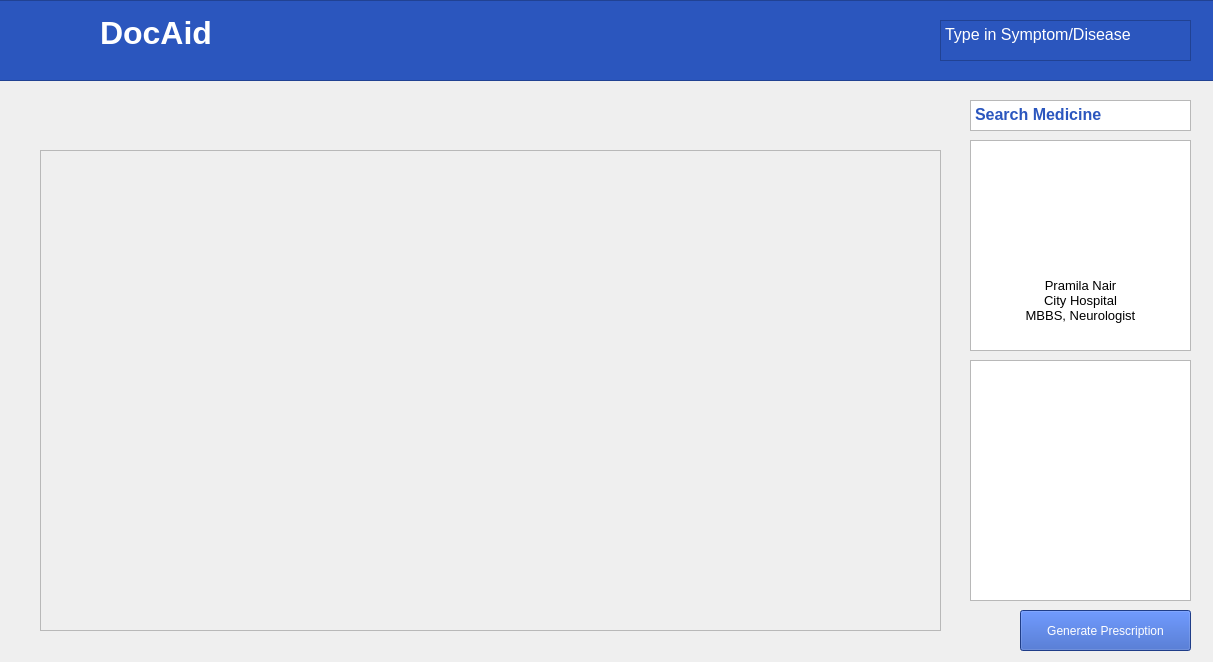
<?xml version="1.0" encoding="UTF-8"?>
<ui version="4.0">
 <class>Prescription</class>
 <widget class="QMainWindow" name="Prescription">
  <property name="geometry">
   <rect>
    <x>0</x>
    <y>0</y>
    <width>1213</width>
    <height>662</height>
   </rect>
  </property>
  <property name="windowTitle">
   <string>MainWindow</string>
  </property>
  <widget class="QWidget" name="centralwidget">
   <widget class="QTextBrowser" name="doc_data">
    <property name="geometry">
     <rect>
      <x>970</x>
      <y>140</y>
      <width>221</width>
      <height>211</height>
     </rect>
    </property>
    <property name="html">
     <string>&lt;!DOCTYPE HTML PUBLIC &quot;-//W3C//DTD HTML 4.0//EN&quot; &quot;http://www.w3.org/TR/REC-html40/strict.dtd&quot;&gt;
&lt;html&gt;&lt;head&gt;&lt;meta name=&quot;qrichtext&quot; content=&quot;1&quot; /&gt;&lt;style type=&quot;text/css&quot;&gt;
p, li { white-space: pre-wrap; }
&lt;/style&gt;&lt;/head&gt;&lt;body style=&quot; font-family:'Ubuntu'; font-size:11pt; font-weight:400; font-style:normal;&quot;&gt;
&lt;p align=&quot;center&quot; dir='rtl' style=&quot;-qt-paragraph-type:empty; margin-top:0px; margin-bottom:0px; margin-left:0px; margin-right:0px; -qt-block-indent:0; text-indent:0px; font-family:'MS Shell Dlg 2'; font-size:8.25pt;&quot;&gt;&lt;br /&gt;&lt;/p&gt;
&lt;p align=&quot;center&quot; dir='rtl' style=&quot;-qt-paragraph-type:empty; margin-top:0px; margin-bottom:0px; margin-left:0px; margin-right:0px; -qt-block-indent:0; text-indent:0px; font-family:'MS Shell Dlg 2'; font-size:10pt;&quot;&gt;&lt;br /&gt;&lt;/p&gt;
&lt;p align=&quot;center&quot; dir='rtl' style=&quot;-qt-paragraph-type:empty; margin-top:0px; margin-bottom:0px; margin-left:0px; margin-right:0px; -qt-block-indent:0; text-indent:0px; font-family:'MS Shell Dlg 2'; font-size:10pt;&quot;&gt;&lt;br /&gt;&lt;/p&gt;
&lt;p align=&quot;center&quot; dir='rtl' style=&quot;-qt-paragraph-type:empty; margin-top:0px; margin-bottom:0px; margin-left:0px; margin-right:0px; -qt-block-indent:0; text-indent:0px; font-family:'MS Shell Dlg 2'; font-size:10pt;&quot;&gt;&lt;br /&gt;&lt;/p&gt;
&lt;p align=&quot;center&quot; dir='rtl' style=&quot;-qt-paragraph-type:empty; margin-top:0px; margin-bottom:0px; margin-left:0px; margin-right:0px; -qt-block-indent:0; text-indent:0px; font-family:'MS Shell Dlg 2'; font-size:10pt;&quot;&gt;&lt;br /&gt;&lt;/p&gt;
&lt;p align=&quot;center&quot; dir='rtl' style=&quot;-qt-paragraph-type:empty; margin-top:0px; margin-bottom:0px; margin-left:0px; margin-right:0px; -qt-block-indent:0; text-indent:0px; font-family:'MS Shell Dlg 2'; font-size:10pt;&quot;&gt;&lt;br /&gt;&lt;/p&gt;
&lt;p align=&quot;center&quot; dir='rtl' style=&quot;-qt-paragraph-type:empty; margin-top:0px; margin-bottom:0px; margin-left:0px; margin-right:0px; -qt-block-indent:0; text-indent:0px; font-family:'MS Shell Dlg 2'; font-size:10pt;&quot;&gt;&lt;br /&gt;&lt;/p&gt;
&lt;p align=&quot;center&quot; dir='rtl' style=&quot;-qt-paragraph-type:empty; margin-top:0px; margin-bottom:0px; margin-left:0px; margin-right:0px; -qt-block-indent:0; text-indent:0px; font-family:'MS Shell Dlg 2'; font-size:10pt;&quot;&gt;&lt;br /&gt;&lt;/p&gt;
&lt;p align=&quot;center&quot; dir='rtl' style=&quot;-qt-paragraph-type:empty; margin-top:0px; margin-bottom:0px; margin-left:0px; margin-right:0px; -qt-block-indent:0; text-indent:0px; font-family:'MS Shell Dlg 2'; font-size:10pt;&quot;&gt;&lt;br /&gt;&lt;/p&gt;
&lt;p align=&quot;center&quot; dir='rtl' style=&quot; margin-top:0px; margin-bottom:0px; margin-left:0px; margin-right:0px; -qt-block-indent:0; text-indent:0px;&quot;&gt;&lt;span style=&quot; font-family:'MS Shell Dlg 2'; font-size:10pt;&quot;&gt;Pramila Nair&lt;/span&gt;&lt;/p&gt;
&lt;p align=&quot;center&quot; dir='rtl' style=&quot; margin-top:0px; margin-bottom:0px; margin-left:0px; margin-right:0px; -qt-block-indent:0; text-indent:0px;&quot;&gt;&lt;span style=&quot; font-family:'MS Shell Dlg 2'; font-size:10pt;&quot;&gt;City Hospital&lt;/span&gt;&lt;/p&gt;
&lt;p align=&quot;center&quot; dir='rtl' style=&quot; margin-top:0px; margin-bottom:0px; margin-left:0px; margin-right:0px; -qt-block-indent:0; text-indent:0px;&quot;&gt;&lt;span style=&quot; font-family:'MS Shell Dlg 2'; font-size:10pt;&quot;&gt;MBBS, Neurologist&lt;/span&gt;&lt;/p&gt;&lt;/body&gt;&lt;/html&gt;</string>
    </property>
   </widget>
   <widget class="QLabel" name="label">
    <property name="geometry">
     <rect>
      <x>20</x>
      <y>0</y>
      <width>71</width>
      <height>71</height>
     </rect>
    </property>
    <property name="text">
     <string/>
    </property>
    <property name="pixmap">
     <pixmap>../.designer/Downloads/DeepinScreenshot_20190821152323-removebg-preview.png</pixmap>
    </property>
   </widget>
   <widget class="QPushButton" name="pushButton_9">
    <property name="geometry">
     <rect>
      <x>1020</x>
      <y>610</y>
      <width>171</width>
      <height>41</height>
     </rect>
    </property>
    <property name="palette">
     <palette>
      <active>
       <colorrole role="Button">
        <brush brushstyle="SolidPattern">
         <color alpha="255">
          <red>43</red>
          <green>86</green>
          <blue>190</blue>
         </color>
        </brush>
       </colorrole>
       <colorrole role="Text">
        <brush brushstyle="SolidPattern">
         <color alpha="255">
          <red>255</red>
          <green>255</green>
          <blue>255</blue>
         </color>
        </brush>
       </colorrole>
       <colorrole role="ButtonText">
        <brush brushstyle="SolidPattern">
         <color alpha="255">
          <red>255</red>
          <green>255</green>
          <blue>255</blue>
         </color>
        </brush>
       </colorrole>
       <colorrole role="Base">
        <brush brushstyle="SolidPattern">
         <color alpha="255">
          <red>43</red>
          <green>86</green>
          <blue>190</blue>
         </color>
        </brush>
       </colorrole>
       <colorrole role="Window">
        <brush brushstyle="SolidPattern">
         <color alpha="255">
          <red>43</red>
          <green>86</green>
          <blue>190</blue>
         </color>
        </brush>
       </colorrole>
      </active>
      <inactive>
       <colorrole role="Button">
        <brush brushstyle="SolidPattern">
         <color alpha="255">
          <red>43</red>
          <green>86</green>
          <blue>190</blue>
         </color>
        </brush>
       </colorrole>
       <colorrole role="Text">
        <brush brushstyle="SolidPattern">
         <color alpha="255">
          <red>255</red>
          <green>255</green>
          <blue>255</blue>
         </color>
        </brush>
       </colorrole>
       <colorrole role="ButtonText">
        <brush brushstyle="SolidPattern">
         <color alpha="255">
          <red>255</red>
          <green>255</green>
          <blue>255</blue>
         </color>
        </brush>
       </colorrole>
       <colorrole role="Base">
        <brush brushstyle="SolidPattern">
         <color alpha="255">
          <red>43</red>
          <green>86</green>
          <blue>190</blue>
         </color>
        </brush>
       </colorrole>
       <colorrole role="Window">
        <brush brushstyle="SolidPattern">
         <color alpha="255">
          <red>43</red>
          <green>86</green>
          <blue>190</blue>
         </color>
        </brush>
       </colorrole>
      </inactive>
      <disabled>
       <colorrole role="Button">
        <brush brushstyle="SolidPattern">
         <color alpha="255">
          <red>43</red>
          <green>86</green>
          <blue>190</blue>
         </color>
        </brush>
       </colorrole>
       <colorrole role="Text">
        <brush brushstyle="SolidPattern">
         <color alpha="255">
          <red>120</red>
          <green>120</green>
          <blue>120</blue>
         </color>
        </brush>
       </colorrole>
       <colorrole role="ButtonText">
        <brush brushstyle="SolidPattern">
         <color alpha="255">
          <red>120</red>
          <green>120</green>
          <blue>120</blue>
         </color>
        </brush>
       </colorrole>
       <colorrole role="Base">
        <brush brushstyle="SolidPattern">
         <color alpha="255">
          <red>43</red>
          <green>86</green>
          <blue>190</blue>
         </color>
        </brush>
       </colorrole>
       <colorrole role="Window">
        <brush brushstyle="SolidPattern">
         <color alpha="255">
          <red>43</red>
          <green>86</green>
          <blue>190</blue>
         </color>
        </brush>
       </colorrole>
      </disabled>
     </palette>
    </property>
    <property name="styleSheet">
     <string notr="true">background-color: rgb(43, 86, 190);</string>
    </property>
    <property name="text">
     <string>Generate Prescription</string>
    </property>
   </widget>
   <widget class="QTextBrowser" name="nav">
    <property name="geometry">
     <rect>
      <x>-10</x>
      <y>0</y>
      <width>1231</width>
      <height>81</height>
     </rect>
    </property>
    <property name="styleSheet">
     <string notr="true">background-color: rgb(43, 86, 190);</string>
    </property>
    <property name="html">
     <string>&lt;!DOCTYPE HTML PUBLIC &quot;-//W3C//DTD HTML 4.0//EN&quot; &quot;http://www.w3.org/TR/REC-html40/strict.dtd&quot;&gt;
&lt;html&gt;&lt;head&gt;&lt;meta name=&quot;qrichtext&quot; content=&quot;1&quot; /&gt;&lt;style type=&quot;text/css&quot;&gt;
p, li { white-space: pre-wrap; }
&lt;/style&gt;&lt;/head&gt;&lt;body style=&quot; font-family:'Ubuntu'; font-size:11pt; font-weight:400; font-style:normal;&quot;&gt;
&lt;p style=&quot;-qt-paragraph-type:empty; margin-top:0px; margin-bottom:0px; margin-left:0px; margin-right:0px; -qt-block-indent:0; text-indent:0px;&quot;&gt;&lt;br /&gt;&lt;/p&gt;&lt;/body&gt;&lt;/html&gt;</string>
    </property>
   </widget>
   <widget class="QTextEdit" name="textEdit_2">
    <property name="geometry">
     <rect>
      <x>970</x>
      <y>100</y>
      <width>221</width>
      <height>31</height>
     </rect>
    </property>
    <property name="html">
     <string>&lt;!DOCTYPE HTML PUBLIC &quot;-//W3C//DTD HTML 4.0//EN&quot; &quot;http://www.w3.org/TR/REC-html40/strict.dtd&quot;&gt;
&lt;html&gt;&lt;head&gt;&lt;meta name=&quot;qrichtext&quot; content=&quot;1&quot; /&gt;&lt;style type=&quot;text/css&quot;&gt;
p, li { white-space: pre-wrap; }
&lt;/style&gt;&lt;/head&gt;&lt;body style=&quot; font-family:'Ubuntu'; font-size:11pt; font-weight:400; font-style:normal;&quot;&gt;
&lt;p style=&quot; margin-top:0px; margin-bottom:0px; margin-left:0px; margin-right:0px; -qt-block-indent:0; text-indent:0px;&quot;&gt;&lt;span style=&quot; font-family:'MS Shell Dlg 2'; font-size:12pt; font-weight:600; color:#2b56be;&quot;&gt;Search Medicine&lt;/span&gt;&lt;/p&gt;&lt;/body&gt;&lt;/html&gt;</string>
    </property>
   </widget>
   <widget class="QLabel" name="label_2">
    <property name="geometry">
     <rect>
      <x>990</x>
      <y>150</y>
      <width>181</width>
      <height>141</height>
     </rect>
    </property>
    <property name="text">
     <string/>
    </property>
    <property name="pixmap">
     <pixmap>../venv/images/doctor-background-design_1270-62.png</pixmap>
    </property>
   </widget>
   <widget class="QLabel" name="label_4">
    <property name="geometry">
     <rect>
      <x>740</x>
      <y>10</y>
      <width>9</width>
      <height>17</height>
     </rect>
    </property>
    <property name="text">
     <string/>
    </property>
    <property name="pixmap">
     <pixmap>../Downloads/24px.svg</pixmap>
    </property>
   </widget>
   <widget class="QTextBrowser" name="textBrowser">
    <property name="geometry">
     <rect>
      <x>970</x>
      <y>360</y>
      <width>221</width>
      <height>241</height>
     </rect>
    </property>
    <property name="html">
     <string>&lt;!DOCTYPE HTML PUBLIC &quot;-//W3C//DTD HTML 4.0//EN&quot; &quot;http://www.w3.org/TR/REC-html40/strict.dtd&quot;&gt;
&lt;html&gt;&lt;head&gt;&lt;meta name=&quot;qrichtext&quot; content=&quot;1&quot; /&gt;&lt;style type=&quot;text/css&quot;&gt;
p, li { white-space: pre-wrap; }
&lt;/style&gt;&lt;/head&gt;&lt;body style=&quot; font-family:'Ubuntu'; font-size:11pt; font-weight:400; font-style:normal;&quot;&gt;
&lt;p style=&quot;-qt-paragraph-type:empty; margin-top:0px; margin-bottom:0px; margin-left:0px; margin-right:0px; -qt-block-indent:0; text-indent:0px;&quot;&gt;&lt;br /&gt;&lt;/p&gt;&lt;/body&gt;&lt;/html&gt;</string>
    </property>
   </widget>
   <widget class="QLabel" name="label_3">
    <property name="geometry">
     <rect>
      <x>20</x>
      <y>5</y>
      <width>67</width>
      <height>61</height>
     </rect>
    </property>
    <property name="text">
     <string/>
    </property>
    <property name="pixmap">
     <pixmap>images/DeepinScreenshot_20190821152323-removebg-preview.png</pixmap>
    </property>
   </widget>
   <widget class="QLabel" name="label_6">
    <property name="geometry">
     <rect>
      <x>100</x>
      <y>15</y>
      <width>111</width>
      <height>37</height>
     </rect>
    </property>
    <property name="text">
     <string>&lt;html&gt;&lt;head/&gt;&lt;body&gt;&lt;p&gt;&lt;span style=&quot; font-size:24pt; font-weight:600; color:#ffffff;&quot;&gt;DocAid&lt;/span&gt;&lt;/p&gt;&lt;/body&gt;&lt;/html&gt;</string>
    </property>
   </widget>
   <widget class="QTextEdit" name="textEdit">
    <property name="geometry">
     <rect>
      <x>940</x>
      <y>20</y>
      <width>251</width>
      <height>41</height>
     </rect>
    </property>
    <property name="palette">
     <palette>
      <active>
       <colorrole role="WindowText">
        <brush brushstyle="SolidPattern">
         <color alpha="255">
          <red>0</red>
          <green>0</green>
          <blue>0</blue>
         </color>
        </brush>
       </colorrole>
       <colorrole role="Button">
        <brush brushstyle="SolidPattern">
         <color alpha="255">
          <red>43</red>
          <green>86</green>
          <blue>190</blue>
         </color>
        </brush>
       </colorrole>
       <colorrole role="Midlight">
        <brush brushstyle="SolidPattern">
         <color alpha="255">
          <red>255</red>
          <green>255</green>
          <blue>255</blue>
         </color>
        </brush>
       </colorrole>
       <colorrole role="Dark">
        <brush brushstyle="SolidPattern">
         <color alpha="255">
          <red>255</red>
          <green>255</green>
          <blue>255</blue>
         </color>
        </brush>
       </colorrole>
       <colorrole role="Mid">
        <brush brushstyle="SolidPattern">
         <color alpha="255">
          <red>255</red>
          <green>255</green>
          <blue>255</blue>
         </color>
        </brush>
       </colorrole>
       <colorrole role="Text">
        <brush brushstyle="SolidPattern">
         <color alpha="255">
          <red>0</red>
          <green>0</green>
          <blue>0</blue>
         </color>
        </brush>
       </colorrole>
       <colorrole role="ButtonText">
        <brush brushstyle="SolidPattern">
         <color alpha="255">
          <red>255</red>
          <green>255</green>
          <blue>255</blue>
         </color>
        </brush>
       </colorrole>
       <colorrole role="Base">
        <brush brushstyle="SolidPattern">
         <color alpha="255">
          <red>43</red>
          <green>86</green>
          <blue>190</blue>
         </color>
        </brush>
       </colorrole>
       <colorrole role="Window">
        <brush brushstyle="SolidPattern">
         <color alpha="255">
          <red>43</red>
          <green>86</green>
          <blue>190</blue>
         </color>
        </brush>
       </colorrole>
       <colorrole role="Shadow">
        <brush brushstyle="SolidPattern">
         <color alpha="255">
          <red>255</red>
          <green>255</green>
          <blue>255</blue>
         </color>
        </brush>
       </colorrole>
      </active>
      <inactive>
       <colorrole role="WindowText">
        <brush brushstyle="SolidPattern">
         <color alpha="255">
          <red>0</red>
          <green>0</green>
          <blue>0</blue>
         </color>
        </brush>
       </colorrole>
       <colorrole role="Button">
        <brush brushstyle="SolidPattern">
         <color alpha="255">
          <red>43</red>
          <green>86</green>
          <blue>190</blue>
         </color>
        </brush>
       </colorrole>
       <colorrole role="Midlight">
        <brush brushstyle="SolidPattern">
         <color alpha="255">
          <red>255</red>
          <green>255</green>
          <blue>255</blue>
         </color>
        </brush>
       </colorrole>
       <colorrole role="Dark">
        <brush brushstyle="SolidPattern">
         <color alpha="255">
          <red>255</red>
          <green>255</green>
          <blue>255</blue>
         </color>
        </brush>
       </colorrole>
       <colorrole role="Mid">
        <brush brushstyle="SolidPattern">
         <color alpha="255">
          <red>255</red>
          <green>255</green>
          <blue>255</blue>
         </color>
        </brush>
       </colorrole>
       <colorrole role="Text">
        <brush brushstyle="SolidPattern">
         <color alpha="255">
          <red>0</red>
          <green>0</green>
          <blue>0</blue>
         </color>
        </brush>
       </colorrole>
       <colorrole role="ButtonText">
        <brush brushstyle="SolidPattern">
         <color alpha="255">
          <red>255</red>
          <green>255</green>
          <blue>255</blue>
         </color>
        </brush>
       </colorrole>
       <colorrole role="Base">
        <brush brushstyle="SolidPattern">
         <color alpha="255">
          <red>43</red>
          <green>86</green>
          <blue>190</blue>
         </color>
        </brush>
       </colorrole>
       <colorrole role="Window">
        <brush brushstyle="SolidPattern">
         <color alpha="255">
          <red>43</red>
          <green>86</green>
          <blue>190</blue>
         </color>
        </brush>
       </colorrole>
       <colorrole role="Shadow">
        <brush brushstyle="SolidPattern">
         <color alpha="255">
          <red>255</red>
          <green>255</green>
          <blue>255</blue>
         </color>
        </brush>
       </colorrole>
      </inactive>
      <disabled>
       <colorrole role="WindowText">
        <brush brushstyle="SolidPattern">
         <color alpha="255">
          <red>255</red>
          <green>255</green>
          <blue>255</blue>
         </color>
        </brush>
       </colorrole>
       <colorrole role="Button">
        <brush brushstyle="SolidPattern">
         <color alpha="255">
          <red>43</red>
          <green>86</green>
          <blue>190</blue>
         </color>
        </brush>
       </colorrole>
       <colorrole role="Midlight">
        <brush brushstyle="SolidPattern">
         <color alpha="255">
          <red>255</red>
          <green>255</green>
          <blue>255</blue>
         </color>
        </brush>
       </colorrole>
       <colorrole role="Dark">
        <brush brushstyle="SolidPattern">
         <color alpha="255">
          <red>255</red>
          <green>255</green>
          <blue>255</blue>
         </color>
        </brush>
       </colorrole>
       <colorrole role="Mid">
        <brush brushstyle="SolidPattern">
         <color alpha="255">
          <red>255</red>
          <green>255</green>
          <blue>255</blue>
         </color>
        </brush>
       </colorrole>
       <colorrole role="Text">
        <brush brushstyle="SolidPattern">
         <color alpha="255">
          <red>255</red>
          <green>255</green>
          <blue>255</blue>
         </color>
        </brush>
       </colorrole>
       <colorrole role="ButtonText">
        <brush brushstyle="SolidPattern">
         <color alpha="255">
          <red>255</red>
          <green>255</green>
          <blue>255</blue>
         </color>
        </brush>
       </colorrole>
       <colorrole role="Base">
        <brush brushstyle="SolidPattern">
         <color alpha="255">
          <red>43</red>
          <green>86</green>
          <blue>190</blue>
         </color>
        </brush>
       </colorrole>
       <colorrole role="Window">
        <brush brushstyle="SolidPattern">
         <color alpha="255">
          <red>43</red>
          <green>86</green>
          <blue>190</blue>
         </color>
        </brush>
       </colorrole>
       <colorrole role="Shadow">
        <brush brushstyle="SolidPattern">
         <color alpha="255">
          <red>255</red>
          <green>255</green>
          <blue>255</blue>
         </color>
        </brush>
       </colorrole>
      </disabled>
     </palette>
    </property>
    <property name="styleSheet">
     <string notr="true">background-color: rgb(43, 86, 190);</string>
    </property>
    <property name="html">
     <string>&lt;!DOCTYPE HTML PUBLIC &quot;-//W3C//DTD HTML 4.0//EN&quot; &quot;http://www.w3.org/TR/REC-html40/strict.dtd&quot;&gt;
&lt;html&gt;&lt;head&gt;&lt;meta name=&quot;qrichtext&quot; content=&quot;1&quot; /&gt;&lt;style type=&quot;text/css&quot;&gt;
p, li { white-space: pre-wrap; }
&lt;/style&gt;&lt;/head&gt;&lt;body style=&quot; font-family:'Ubuntu'; font-size:11pt; font-weight:400; font-style:normal;&quot;&gt;
&lt;p style=&quot; margin-top:0px; margin-bottom:0px; margin-left:0px; margin-right:0px; -qt-block-indent:0; text-indent:0px;&quot;&gt;&lt;span style=&quot; font-family:'MS Shell Dlg 2'; font-size:12pt; color:#ffffff;&quot;&gt;Type in Symptom/Disease&lt;/span&gt;&lt;/p&gt;&lt;/body&gt;&lt;/html&gt;</string>
    </property>
   </widget>
   <widget class="QWidget" name="verticalLayoutWidget">
    <property name="geometry">
     <rect>
      <x>40</x>
      <y>150</y>
      <width>901</width>
      <height>481</height>
     </rect>
    </property>
    <layout class="QVBoxLayout" name="verticalLayout">
     <item>
      <widget class="QScrollArea" name="scrollArea">
       <property name="widgetResizable">
        <bool>true</bool>
       </property>
       <widget class="QWidget" name="scrollAreaWidgetContents">
        <property name="geometry">
         <rect>
          <x>0</x>
          <y>0</y>
          <width>897</width>
          <height>477</height>
         </rect>
        </property>
        <layout class="QVBoxLayout" name="verticalLayout_2"/>
       </widget>
      </widget>
     </item>
    </layout>
   </widget>
   <widget class="QLabel" name="label_5">
    <property name="geometry">
     <rect>
      <x>990</x>
      <y>370</y>
      <width>181</width>
      <height>221</height>
     </rect>
    </property>
    <property name="text">
     <string/>
    </property>
   </widget>
  </widget>
 </widget>
 <resources/>
 <connections/>
</ui>
